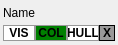
<?xml version="1.0" encoding="UTF-8"?>
<ui version="4.0">
 <class>ObjectControlWidget</class>
 <widget class="QWidget" name="ObjectControlWidget">
  <property name="geometry">
   <rect>
    <x>0</x>
    <y>0</y>
    <width>112</width>
    <height>45</height>
   </rect>
  </property>
  <property name="sizePolicy">
   <sizepolicy hsizetype="Preferred" vsizetype="Preferred">
    <horstretch>0</horstretch>
    <verstretch>0</verstretch>
   </sizepolicy>
  </property>
  <property name="minimumSize">
   <size>
    <width>0</width>
    <height>0</height>
   </size>
  </property>
  <property name="windowTitle">
   <string>Form</string>
  </property>
  <property name="styleSheet">
   <string notr="true">background-color: none;</string>
  </property>
  <layout class="QVBoxLayout" name="verticalLayout">
   <property name="spacing">
    <number>0</number>
   </property>
   <property name="leftMargin">
    <number>3</number>
   </property>
   <property name="topMargin">
    <number>2</number>
   </property>
   <property name="rightMargin">
    <number>3</number>
   </property>
   <property name="bottomMargin">
    <number>2</number>
   </property>
   <item>
    <widget class="QLabel" name="name_label">
     <property name="text">
      <string>Name</string>
     </property>
    </widget>
   </item>
   <item>
    <layout class="QHBoxLayout" name="horizontalLayout_2">
     <property name="spacing">
      <number>0</number>
     </property>
     <item>
      <widget class="QPushButton" name="visible_check">
       <property name="minimumSize">
        <size>
         <width>32</width>
         <height>16</height>
        </size>
       </property>
       <property name="maximumSize">
        <size>
         <width>32</width>
         <height>16</height>
        </size>
       </property>
       <property name="styleSheet">
        <string notr="true">QPushButton{
	border: 1px solid #999;
	background-color: none;
	font: bold;
	width: 15px;
	height: 15px;
}

QPushButton::hover{
	border: 1px solid white;
}

QPushButton::checked{
	background-color: white;
	color: black;
}</string>
       </property>
       <property name="text">
        <string>VIS</string>
       </property>
       <property name="checkable">
        <bool>true</bool>
       </property>
       <property name="checked">
        <bool>true</bool>
       </property>
      </widget>
     </item>
     <item>
      <widget class="QPushButton" name="color_button">
       <property name="minimumSize">
        <size>
         <width>32</width>
         <height>16</height>
        </size>
       </property>
       <property name="maximumSize">
        <size>
         <width>32</width>
         <height>16</height>
        </size>
       </property>
       <property name="styleSheet">
        <string notr="true">QPushButton{
	border: 1px solid #999;
	background-color: green;
	font: bold;
	width: 15px;
	height: 15px;
}</string>
       </property>
       <property name="text">
        <string>COL</string>
       </property>
       <property name="checkable">
        <bool>false</bool>
       </property>
       <property name="checked">
        <bool>false</bool>
       </property>
      </widget>
     </item>
     <item>
      <spacer name="horizontalSpacer">
       <property name="orientation">
        <enum>Qt::Horizontal</enum>
       </property>
       <property name="sizeHint" stdset="0">
        <size>
         <width>10</width>
         <height>20</height>
        </size>
       </property>
      </spacer>
     </item>
     <item>
      <widget class="QPushButton" name="hull_button">
       <property name="sizePolicy">
        <sizepolicy hsizetype="Fixed" vsizetype="Fixed">
         <horstretch>0</horstretch>
         <verstretch>0</verstretch>
        </sizepolicy>
       </property>
       <property name="minimumSize">
        <size>
         <width>32</width>
         <height>16</height>
        </size>
       </property>
       <property name="maximumSize">
        <size>
         <width>32</width>
         <height>16</height>
        </size>
       </property>
       <property name="styleSheet">
        <string notr="true">QPushButton{
	border: 1px solid #999;
	background-color: white;
	font: bold;
	color: black;
	width: 15px;
	height: 15px;
}</string>
       </property>
       <property name="text">
        <string>HULL</string>
       </property>
      </widget>
     </item>
     <item>
      <spacer name="horizontalSpacer_2">
       <property name="orientation">
        <enum>Qt::Horizontal</enum>
       </property>
       <property name="sizeHint" stdset="0">
        <size>
         <width>10</width>
         <height>20</height>
        </size>
       </property>
      </spacer>
     </item>
     <item>
      <widget class="QPushButton" name="delete_button">
       <property name="minimumSize">
        <size>
         <width>16</width>
         <height>16</height>
        </size>
       </property>
       <property name="maximumSize">
        <size>
         <width>16</width>
         <height>16</height>
        </size>
       </property>
       <property name="styleSheet">
        <string notr="true">QPushButton{
	border: 1px solid black;
	background-color: #999;
	font: bold;
	width: 15px;
	height: 15px;
}

QPushButton::hover{
	background-color: red;
}</string>
       </property>
       <property name="text">
        <string>X</string>
       </property>
      </widget>
     </item>
    </layout>
   </item>
  </layout>
 </widget>
 <resources/>
 <connections/>
</ui>
